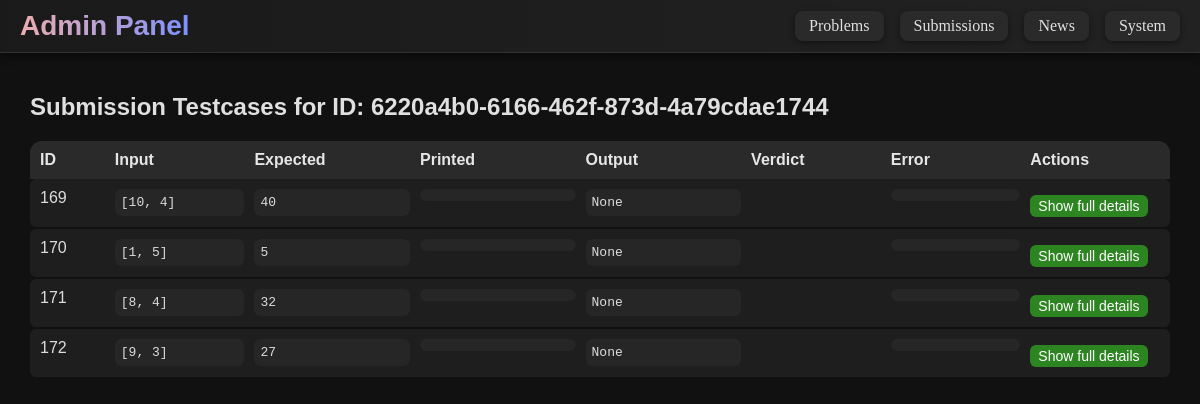
Page /admin/6220a4b0-6166-462f-873d-4a79cdae1744/testCases (signed in) on the committed database.
### tables this page shows
CREATE TABLE testcaseSub (ID INTEGER PRIMARY KEY NOT NULL, subID Text, input Text, expected Text, printed text, output Text, Verdict varchar(15), error Text );

### run.py (the view)
@app.route("/admin/<string:subId>/testCases", methods=['GET'])
@admin_required
def admin_SubTC(subId):
    conn = get_db_connection()
    tC = conn.execute('SELECT * FROM testcaseSub WHERE subID=? ', (subId,)).fetchall()
    conn.close()
    tC = [dict(row) for row in tC]
    return render_template("admin/adminSubTC.html", subId=subId, subTC=tC)

### run.py (called while the page is built)
def make_user_object(row):
    if not row:
        return None
    user_obj = type("UserObj", (), {})()
    for key in row.keys():
        setattr(user_obj, key, row[key])
    user_obj.get_id = lambda: str(user_obj.id)
    user_obj.is_authenticated = property(lambda self: True)
    user_obj.is_active = property(lambda self: True)
    user_obj.is_anonymous = property(lambda self: False)
    return user_obj

def admin_required(f):
    @wraps(f)
    @login_required
    def decorated_function(*args, **kwargs):
        if not getattr(current_user, "is_admin", 0):
            flash("Admin access only!", "danger")
            return redirect(url_for("index"))
        return f(*args, **kwargs)
    return decorated_function

@app.before_request
def require_admin_for_admin_prefix():
    if request.path.startswith("/admin"):
        if not current_user.is_authenticated:
            return redirect(url_for("login", next=request.path))
        if not getattr(current_user, "is_admin", 0):
            flash("Admin access only!", "danger")
            return redirect(url_for("index"))

def get_db_connection():
    conn = sqlite3.connect(DB_PATH)
    conn.row_factory = sqlite3.Row
    return conn

@login_manager.user_loader
def load_user(user_id):
    conn = get_db_connection()
    row = conn.execute("SELECT * FROM users WHERE id=?", (user_id,)).fetchone()
    conn.close()
    return make_user_object(row)

### templates/admin/adminSubTC.html (shortened to what this page needs)
{% extends "admin/admin.html" %}
{% block content %}
<div id="subtc-container">
    <h2>Submission Testcases for ID: {{ subId }}</h2>
    <div id="subtc-header">
        <div>ID</div>
        <div>Input</div>
        <div>Expected</div>
        <div>Printed</div>
        <div>Output</div>
        <div>Verdict</div>
        <div>Error</div>
        <div>Actions</div>
    </div>
    {% for t in subTC %}
    <div class="subtc-row" id="row-{{ t.ID }}">
        <div>{{ t.ID }}</div>
        <div class="tc-input">
            <pre>{{ t.input }}</pre>
        </div>
        <div class="tc-expected">
            <pre>{{ t.expected }}</pre>
        </div>
        <div class="tc-printed">
            <pre>{{ t.printed }}</pre>
        </div>
        <div class="tc-output">
            <pre>{{ t.output }}</pre>
        </div>
        <div class="tc-error">
            <pre>{{ t.error }}</pre>
        </div>
        <div>
            <button class="expand-btn" onclick="toggleDropdown('{{ t.ID }}', this)">Show full details</button>
        </div>
    </div>
    {% endfor %}
</div>
{% endblock %}

### static/style.css (style rules this page uses)
html { scrollbar-color: #6f7dff #0f0f0f; scrollbar-width: thin; }

### templates/admin/adminSubTC.html (style rules this page uses)
#subtc-container { max-width: 95%; margin: 20px auto; font-family: 'Lucida Sans', sans-serif; overflow-x: auto; }
#subtc-header { display: grid; grid-template-columns: 0.5fr 1fr 1.2fr 1.2fr 1.2fr 1fr 1fr 1fr; align-items: center; padding: 10px; gap: 10px; background-color: #2a2a2a; color: #e6e6e6; font-weight: bold; border-radius: 12px 12px 0 0; }
.subtc-row { display: grid; grid-template-columns: 0.5fr 1fr 1.2fr 1.2fr 1.2fr 1fr 1fr 1fr; gap: 10px; background-color: #1e1e1e; color: #ddd; margin-bottom: 2px; border-radius: 6px; padding: 10px; transition: all 0.3s ease; align-items: start; }
.tc-input, .tc-expected, .tc-printed, .tc-output, .tc-error { position: relative; max-height: 100px; overflow: hidden; border-radius: 6px; }
.tc-input pre, .tc-expected pre, .tc-printed pre, .tc-output pre, .tc-error pre { margin: 0; font-size: 13px; background-color: #262626; padding: 6px; border-radius: 6px; overflow-x: auto; white-space: pre-wrap; word-break: break-word; }
.tc-input::after, .tc-expected::after, .tc-printed::after, .tc-output::after, .tc-error::after { content: ''; position: absolute; bottom: 0; left: 0; width: 100%; height: 30px; pointer-events: none; }
.expand-btn { background-color: #2d8521; color: #fff; border: none; border-radius: 6px; padding: 3px 8px; font-size: 14px; cursor: pointer; grid-column: 1 / -1; margin-top: 6px; }

### templates/admin/admin.html (style rules this page uses)
body { background-color: #111111; color: #e0e0e0; margin: 0; }

### rows in the picture
testcaseSub: ID "169", input "[10, 4]", expected "40", output "None"
testcaseSub: ID "170", input "[1, 5]", expected "5", output "None"
testcaseSub: ID "171", input "[8, 4]", expected "32", output "None"
testcaseSub: ID "172", input "[9, 3]", expected "27", output "None"

### other values in the picture
{{ subId }} "6220a4b0-6166-462f-873d-4a79cdae1744"
